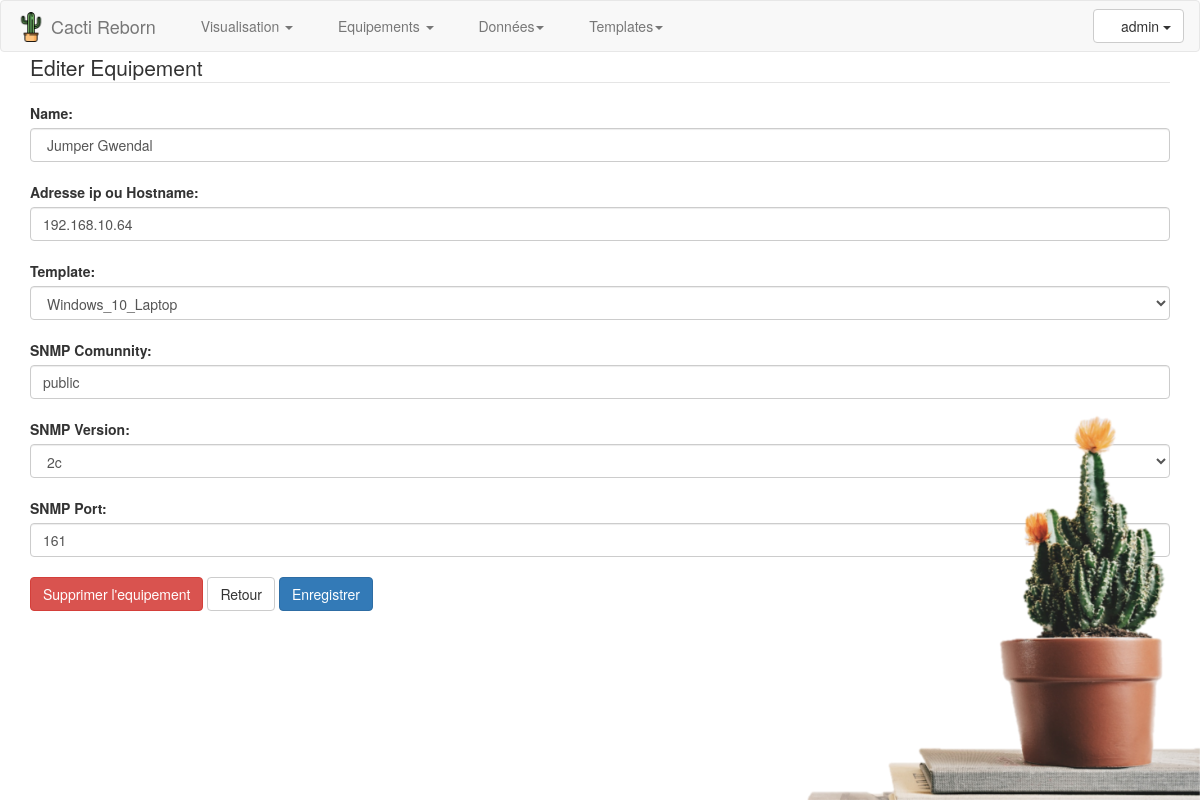
/Version-Reborn/reborn/devices.php?edit=63 (signed in), run on the app's committed database.
### tables this page shows
CREATE TABLE `hosts` (
  `id` int(11) NOT NULL,
  `description` varchar(255) NOT NULL,
  `hostname` varchar(255) NOT NULL,
  `host_template_id` int(11) NOT NULL,
  `snmp_community` varchar(255) NOT NULL,
  `snmp_version` int(11) NOT NULL,
  `snmp_port` int(11) NOT NULL,
  `status` int(11) DEFAULT NULL,
  `code_barre` varchar(20) DEFAULT NULL,
  `version_systeme` varchar(255) DEFAULT NULL
);

CREATE TABLE `host_template` (
  `id` mediumint(8) UNSIGNED NOT NULL,
  `hash` varchar(32) DEFAULT '',
  `name` varchar(100) NOT NULL DEFAULT ''
);

### Version-Reborn/reborn/devices.php (the view, shortened to what this page needs)
<?php
if(isset($_SESSION['connected']) && ($_SESSION['connected'] == "yes")){
include("top_header.php");
	?>
<div class="container">
		<div id="font-image" class="pull-right hidden-xs hidden-sm">
			<img src="<?php echo $config['url_path']; ?>src/background.png"  />
		</div>
		<?php
		if(isset($_GET['edit'])){
		$templateslist = $bdd->query('SELECT id,name FROM host_template');
		$hosts = $bdd->query('SELECT id , description ,hostname, host_template_id,snmp_community,snmp_version, snmp_port FROM hosts WHERE id='.$_GET['edit'].' ORDER BY id');
		foreach($hosts as $host){
		?>
		<form action="devices.php?edit=<?php echo $host['id']; ?>" method="post">
		<legend style="text-align: left;">Editer Equipement</legend>
			<label>Name:</label>
            <input type="text" id="description" name="description" required="required" maxlength="255" class="form-control " value="<?php echo $host['description']; ?>" />
            <label>Adresse ip ou Hostname:</label>
            <input type="text" id="hostname" name="hostname" required="required" maxlength="255" class="form-control " value="<?php echo $host['hostname']; ?>" />
			<label>Template:</label>
			<select id="host_template_id" name="host_template_id" required="required" class="form-control">
			  <?php foreach($templateslist as $templates){ ?>
			    <option value="<?php echo $templates['id'];?>" <?php if($templates['id'] == $host['host_template_id']){ echo "selected=selected"; } ?> ><?php echo $templates['name']; ?></option>
			  <?php } ?>
			</select>
			<label>SNMP Comunnity:</label>
            <input type="text" id="snmp_community" name="snmp_community" required="required" maxlength="255" class="form-control " value="<?php echo $host['snmp_community']; ?>"/>
			<label>SNMP Version:</label>
			 <select id="snmp_version" name="snmp_version" required="required" class="form-control">
			  <option value="2" <?php if($host['snmp_version'] == 2){ echo "selected=selected"; } ?> >2c</option>
			</select>
			<label>SNMP Port:</label>
            <input type="number" id="snmp_port" name="snmp_port" required="required" maxlength="5" class="form-control" value="<?php echo $host['snmp_port']; ?>" />
			<a href="devices.php?delete=<?php echo $host['id']; ?>"><input class="btn btn-danger" type="button" value="Supprimer l'equipement" /></a>
			<a href="index.php"><input class="btn btn-default" type="button" value="Retour" /></a>
			<input name="form" class="btn btn-primary " type="submit" value="Enregistrer" />
		<?php } } ?>
		</form>
</div>
<?php }else{ header('Location: ./login.php'); } ?>

### Version-Reborn/reborn/top_header.php (style rules this page uses)
#font-image { position:fixed; right: 0px; bottom: 0px; width: 400px; }
#font-image img { height:50%; width:100%; }

### data on the page
hosts: description "Jumper Gwendal", hostname "192.168.10.64", host_template_id "Windows_10_Laptop", snmp_community "public", snmp_version "2c", snmp_port "161"

### other printed values
$username "admin"
